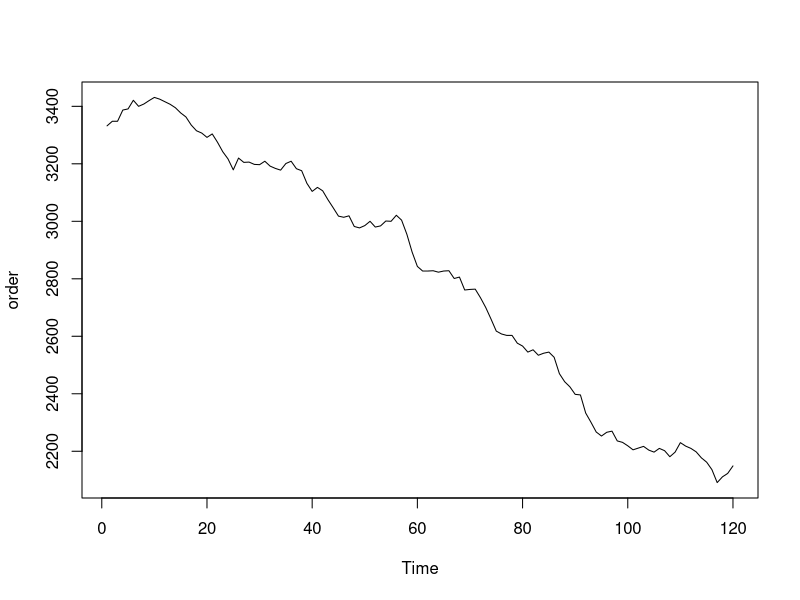
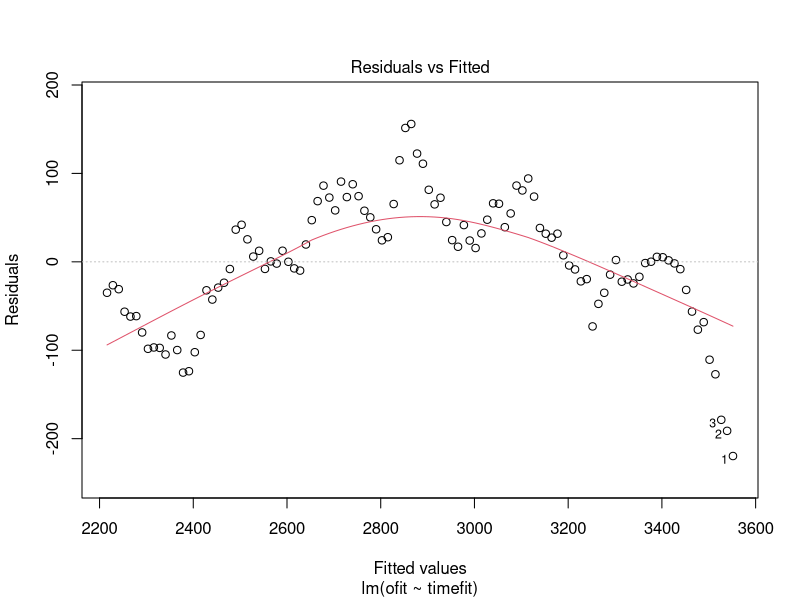
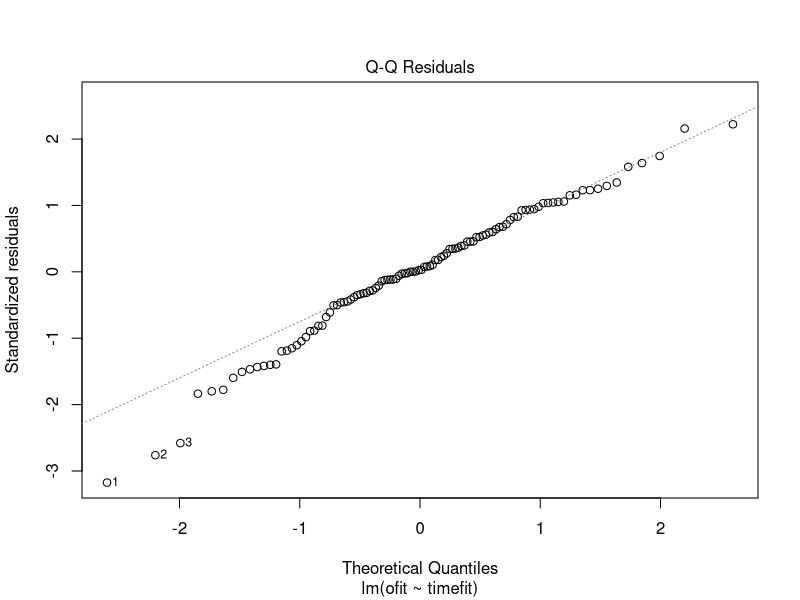
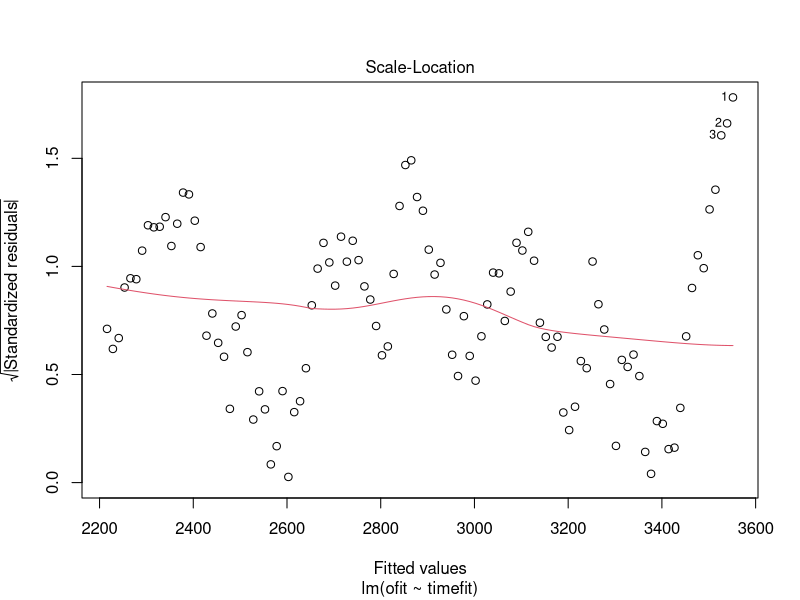
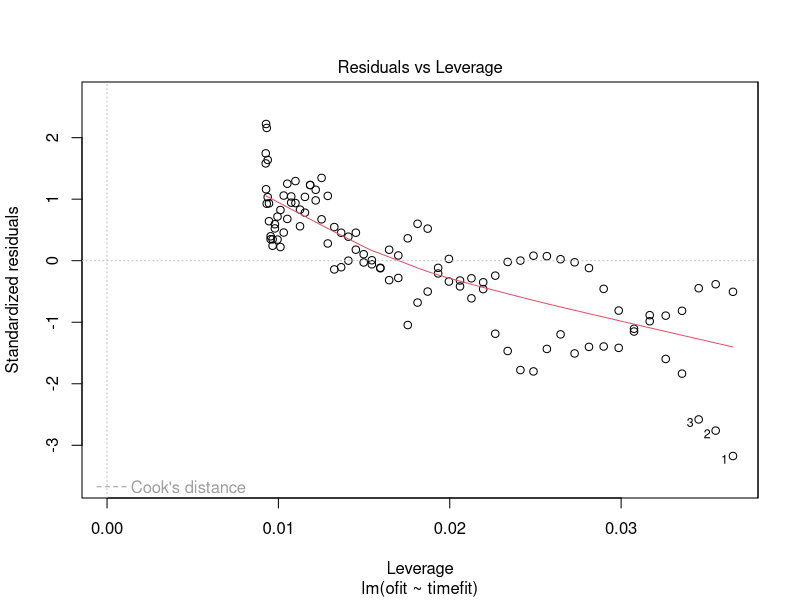
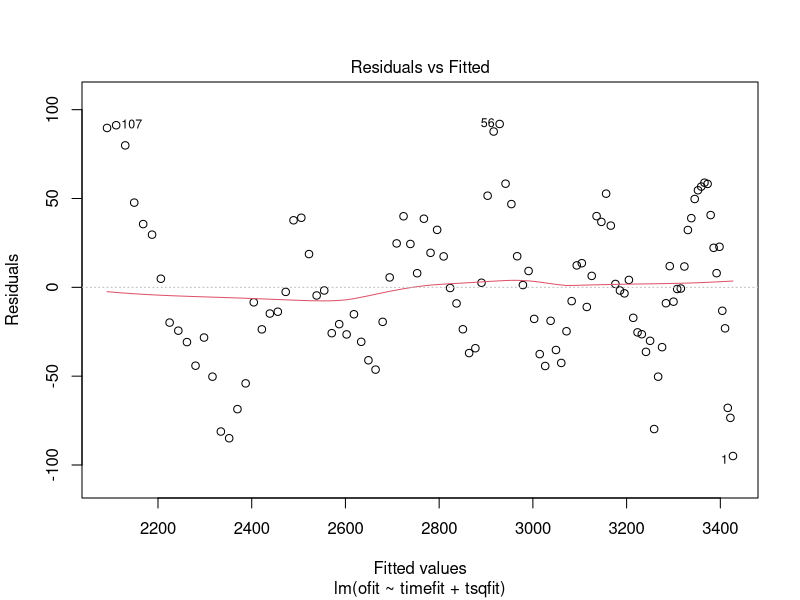
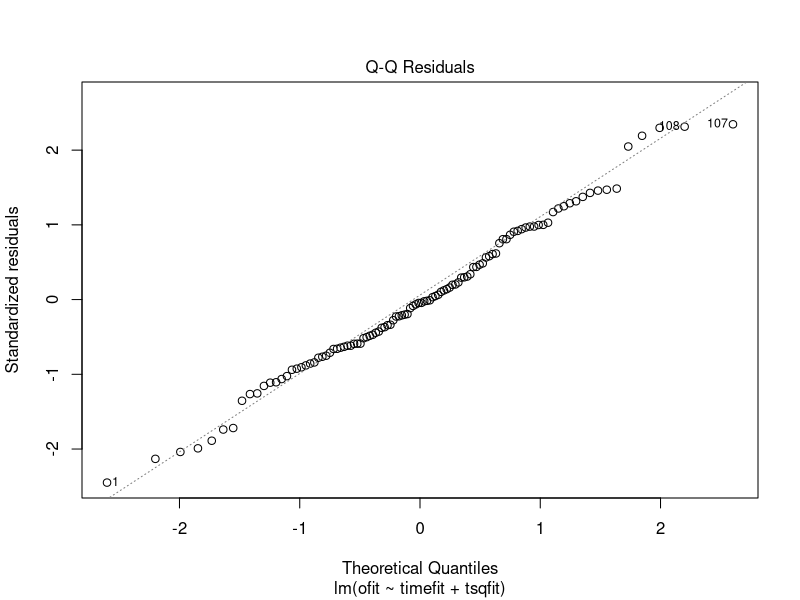
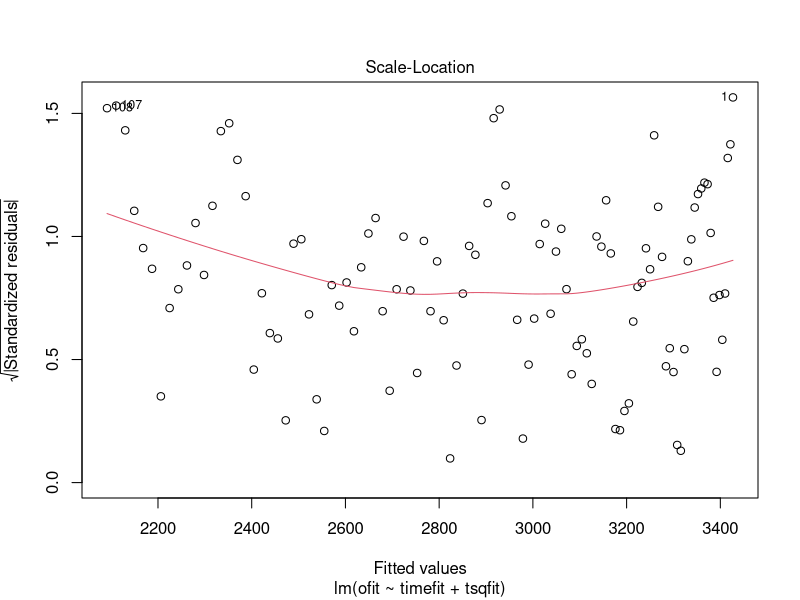

These charts were generated, in order, by the following R code: (Note: this script raises an error after producing the figures.)
#read the data in cvs
work <- read.csv("workorders.csv",header = T)

#print the whole dataset
day <- work$DAY
order <- work$WORKORDERS
order <- ts(order)
ts.plot(order)
order

#split the data into train and test part.
ofit <- order[1:108]
nfit <- length(ofit)
timefit <- time(ofit)
otest <- order[109:120]
ntest <- length(otest)
timetest <- time(otest)

#fit linear regression model
#k = 1
mlr.lin <- lm(ofit~timefit)
summary(mlr.lin)
plot(mlr.lin)
anova(mlr.lin)
#k = 2
tsqfit <- timefit^2/factorial(2)
mlr.quad <- lm(ofit~timefit+tsqfit)
summary(mlr.quad)
plot(mlr.quad)
anova(mlr.quad)
#k = 3
tcubfit <- timefit^3/factorial(3)
mlr.cub <- lm(ofit~timefit+tsqfit+tcubfit) 
summary(mlr.cub)
plot(mlr.cub)
anova(mlr.cub)
#plot fitted model
par(mfrow=c(2,2))
ts.plot(ofit,main="ofit") # Time Series Plot
# Plot of xfit vs mlr.lin$fitted 
plin=cbind(ofit,mlr.lin$fitted) 
ts.plot(plin,main="ofit and fit.linear") 
pquad=cbind(ofit,mlr.quad$fitted) 
ts.plot(pquad,main="ofit and fit.quadratic") 
pcub=cbind(ofit,mlr.cub$fitted) 
ts.plot(pcub,main="ofit and fitt.cubic")
#compare
sigsq.lin=anova(mlr.lin)[["Mean Sq"]][2] 
sigsq.quad=anova(mlr.quad)[["Mean Sq"]][3] 
sigsq.cub=anova(mlr.cub)[["Mean Sq"]][4]
# Akaike Information Criterion,AIC
(AIC.lin = AIC(mlr.lin)/nfit )
(AIC.quad = AIC(mlr.quad)/nfit)
(AIC.cub = AIC(mlr.cub)/nfit)
# Bayesian Information Criterion,BIC
(BIC.lin = BIC(mlr.lin)/nfit )
(BIC.quad = BIC(mlr.quad)/nfit)
(BIC.cub = BIC(mlr.cub)/nfit)
# Corrected AIC, i.e., AICc using formula
k = 1
(AICc.lin=log(sigsq.lin)+(nfit+k)/(nfit-k-2) )
k = 2
(AICc.quad=log(sigsq.quad)+(nfit+k)/(nfit-k-2))
k = 3
(AICc.cub=log(sigsq.cub)+(nfit+k)/(nfit-k-2))
#test
new <- data.frame(timefit=c(109:120))
pfore.lin <- predict(mlr.lin,new,se.fit = TRUE)
pfore.lin$fit
efore.lin=otest-pfore.lin$fit
(me.lin=mean(efore.lin) )#31.98648
(mpe.lin=100*(mean(efore.lin/otest)) )#1.470221
(mse.lin=sum(efore.lin**2)/ntest)#1599.984
(mae.lin=mean(abs(efore.lin)))#35.17683
(mape.lin=100*(mean(abs((efore.lin)/otest))))#1.620296
timefit=c(109:120)
tsqfit=timefit^2/factorial(2)
matq=matrix(c(timefit,tsqfit),ncol=2,dimnames = list(c(),c("timefit","tsqfit"))) 
matq
newnq <- data.frame(matq)
pfore.quad=predict(mlr.quad,newnq,se.fit = TRUE) 
pfore.quad$fit # point predictions
(efore.quad=otest-pfore.quad$fit)
(me.quad=mean(efore.quad))#206.1312
(mpe.quad=100*(mean(efore.quad/otest)))#9.531554
(mse.quad=sum(efore.quad**2)/ntest)#44171.91
(mae.quad=mean(abs(efore.quad)))#206.1312
(mape.quad=100*(mean(abs((efore.quad)/otest))))# 9.531554
timefit=c(109:120)
tsqfit=tfit^2/factorial(2)
tcubfit=tfit^3/factorial(3) 
matc=matrix(c(timefit,tsqfit,tcubfit),ncol=3,dimnames = list(c(),c("timefit","tsqfit","tcubfit")))
newnc=data.frame(matc)
pfore.cub=predict(mlr.cub,newnc,se.fit = TRUE)
pfore.cub$fit
efore.cub=otest-pfore.cub$fit
(me.cub=mean(efore.cub))#158.2064
(mpe.cub=100*(mean(efore.cub/otest)))#7.308646
(mse.cub=sum(efore.cub**2)/ntest)#25983.9
(mae.cub=mean(abs(efore.cub)))#158.2064
(mape.cub=100*(mean(abs((efore.cub)/otest))))#7.308646

linff=c(mlr.lin$fitted,pfore.lin$fit)
quadff=c(mlr.quad$fitted,pfore.quad$fit) 
cubff=c(mlr.cub$fitted,pfore.cub$fit)
obs=c(ofit,otest)
obslin=cbind(obs,linff) 
obsquad=cbind(obs,quadff) 
obscub=cbind(obs,cubff) 
time=c(1:length(obs))
ts.plot(obs,main="Obs. Series")
abline(v=108)
ts.plot(obslin,main="Linear Trend Model") 
abline(v=108)
ts.plot(obsquad,main="Quadratic Trend Model") 
abline(v=108)
ts.plot(obscub,main="Cubic Trend Model") 
abline(v=108)
#fit the linear model to find 1000
goal <- data.frame(timefit=c(121:300))
pfore.lin <- predict(mlr.lin,goal,se.fit = TRUE)
pfore.lin$fit
#fit the cub model to find 1000
timefit=c(121:300)
tsqfit=timefit^2/factorial(2)
tcubfit=timefit^3/factorial(3) 
matc=matrix(c(timefit,tsqfit,tcubfit),ncol=3,dimnames = list(c(),c("timefit","tsqfit","tcubfit")))
goalc=data.frame(matc)
pfore.cub=predict(mlr.cub,goalc,se.fit = TRUE)
pfore.cub$fit

#ARIMA model
workdiff1 <- diff(work$WORKORDERS[1:108])
                  
ts.plot(workdiff1)
workdiff12 <- diff(workdiff1)
ts.plot(workdiff12)


acf(workdiff12,max(50))
pacf(workdiff12,max(100))
sarima(work$WORKORDERS[1:108],0,2,1)
foredata <- sarima.for(work$WORKORDERS[1:108], 12, 0, 1, 1)
tresidual <- work$WORKORDERS[109:120]-foredata$pred
sum(tresidual)/12#ME 57.50273 55.82046
100*mean(tresidual/work$WORKORDERS[109:120])#MPE 2.643544 2.565986
mean(tresidual^2)#3842.004 3651.492
par(mfrow=c(1,1))
sarima.for(work$WORKORDERS[1:108], 200, 0, 2, 1)

#use the whole dataset to bulid ARIMA model
finaldiff1 <- diff(work$WORKORDERS)
ts.plot(finaldiff1) 
finaldiff2 <- diff(finaldiff1)
ts.plot(finaldiff2)
mean(finaldiff2)
acf(finaldiff2,max(100))
pacf(finaldiff2,max(50))
sarima(work$WORKORDERS,1,2,1)#6.104306 6.08778 6.191969
#forecast and find the date
sarima.for(work$WORKORDERS, 200, 1, 2, 1)
abline(v=249)
summary(work$WORKORDERS)
